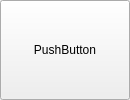
<?xml version="1.0" encoding="UTF-8"?>
<ui version="4.0">
 <class>Form</class>
 <widget class="QWidget" name="Form">
  <property name="geometry">
   <rect>
    <x>0</x>
    <y>0</y>
    <width>130</width>
    <height>100</height>
   </rect>
  </property>
  <property name="windowTitle">
   <string>Form</string>
  </property>
  <layout class="QVBoxLayout" name="verticalLayout">
   <property name="spacing">
    <number>0</number>
   </property>
   <property name="leftMargin">
    <number>0</number>
   </property>
   <property name="topMargin">
    <number>0</number>
   </property>
   <property name="rightMargin">
    <number>0</number>
   </property>
   <property name="bottomMargin">
    <number>0</number>
   </property>
   <item>
    <widget class="QPushButton" name="push_btn">
     <property name="minimumSize">
      <size>
       <width>130</width>
       <height>100</height>
      </size>
     </property>
     <property name="maximumSize">
      <size>
       <width>100</width>
       <height>16777215</height>
      </size>
     </property>
     <property name="text">
      <string>PushButton</string>
     </property>
    </widget>
   </item>
  </layout>
 </widget>
 <resources/>
 <connections/>
</ui>
